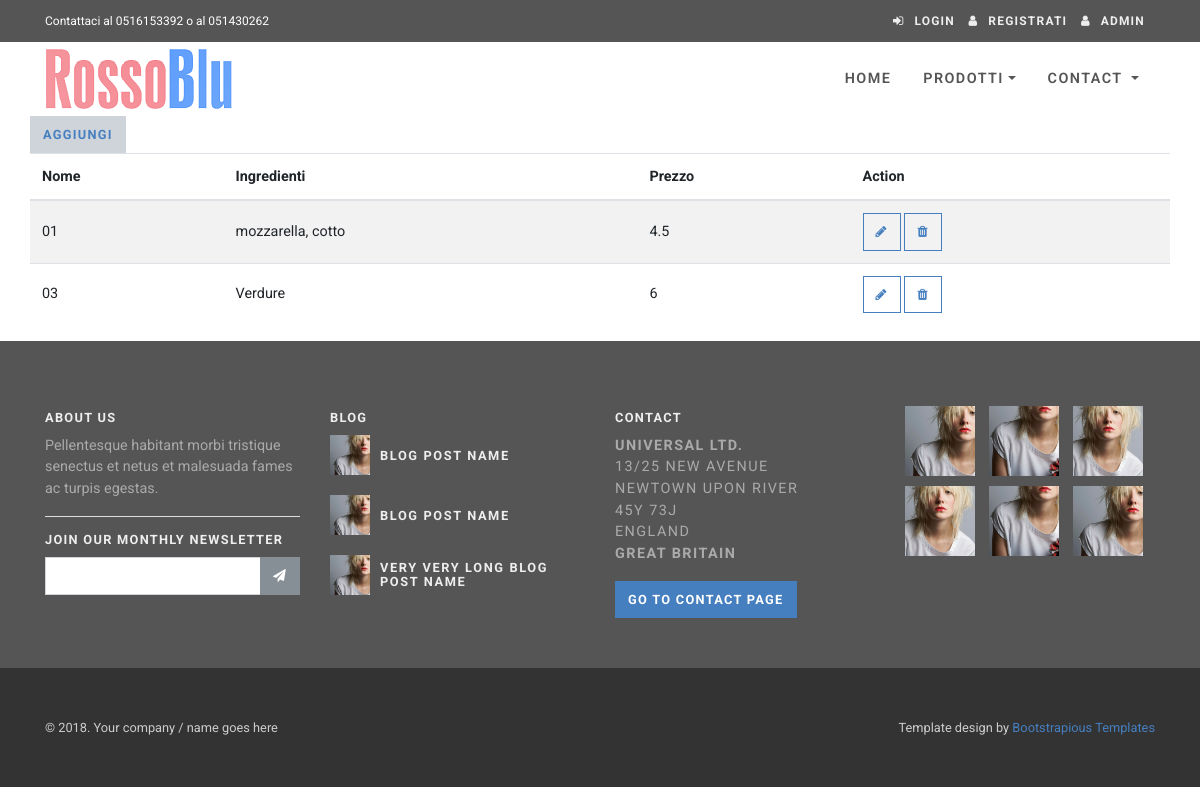
The page /admin/panini/index.php on the database its author committed.
### tables this page shows
CREATE TABLE IF NOT EXISTS `Panini` (
  `id` int(11) NOT NULL AUTO_INCREMENT,
  `nome_panino` varchar(255) NOT NULL,
  `ingredienti` varchar(1024) NOT NULL,
  `prezzo` float NOT NULL,
  PRIMARY KEY (`id`)
);

### models/db.php (called while the page is built, shortened)
<?php
class DB{
    private $dbHost     = "localhost";
    private $dbUsername = "username";
    private $dbPassword = "password";
    private $dbName     = "pizzeria";
    public function __construct(){
        if(!isset($this->db)){
            $conn = new mysqli($this->dbHost, $this->dbUsername, $this->dbPassword, $this->dbName);
            if($conn->connect_error){
                die("Failed to connect with MySQL: " . $conn->connect_error);
            }else{
                $this->db = $conn;
            }
        }
    }
    public function getRows($table,$conditions = array()){
        $sql = 'SELECT ';
        $sql .= array_key_exists("select",$conditions)?$conditions['select']:'*';
        $sql .= ' FROM '.$table;
        if(array_key_exists("order_by",$conditions)){
            $sql .= ' ORDER BY '.$conditions['order_by'];
        }
        $result = $this->db->query($sql);
        if(array_key_exists("return_type",$conditions) && $conditions['return_type'] != 'all'){
            switch($conditions['return_type']){
                case 'count':
                    $data = $result->num_rows;
                    break;
                case 'single':
                    $data = $result->fetch_assoc();
                    break;
                default:
                    $data = '';
            }
        }else{
            if($result->num_rows > 0){
                while($row = $result->fetch_assoc()){
                    $data[] = $row;
                }
            }
        }
        return !empty($data)?$data:false;
    }
}
?>

### admin/panini/index.php (the view, shortened to what this page needs)
<!DOCTYPE html>
<html lang="en">
    <?php
      $homedir = substr($_SERVER['SCRIPT_FILENAME'],0,-strlen($_SERVER['SCRIPT_NAME']) );
      include $homedir.'/pizzeria2/head.php';
      ?>
  <body>
<?php
require_once  $homedir.'/pizzeria2/models/db.php';
$db = new DB();
$panini = $db->getRows('Panini',array('order_by'=>'prezzo'));
?>
  <?php
  $homedir = substr($_SERVER['SCRIPT_FILENAME'],0,-strlen($_SERVER['SCRIPT_NAME']) );
  include $homedir.'/pizzeria2/header.php';
  ?>
  <body>
<div class="container" id="page-content">
    <div class="row">
        <a href="addEdit.php" class="btn btn-default">
            Aggiungi <span class="glyphicon glyphicon-plus" aria-hidden="true"></span>
        </a>
        <table class="table table-striped">
            <thead>
                <tr>
                    <th>Nome</th>
                    <th>Ingredienti</th>
                    <th>Prezzo</th>
                    <th>Action</th>
                </tr>
            </thead>
            <tbody id="userData">
                <?php if(!empty($panini)): $count = 0; foreach($panini as $panino): $count++; ?>
                <tr>
                    <td><?php echo $panino['nome_panino']; ?></td>
                    <td><?php echo $panino['ingredienti']; ?></td>
                    <td><?php echo $panino['prezzo']; ?></td>
                    <td>
                        <a href="addEdit.php?id=<?php echo $panino['id']; ?>" class="btn btn-template-outlined"><i class="fa fa-pencil"></i></a>
                        <a href="action.php?action_type=delete&id=<?php echo $panino['id']; ?>" onclick="return confirm('Sei sicuro di eliminare?')" class="btn btn-template-outlined" ><i class="fa fa-trash"></i></a>
                    </td>
                </tr>
                <?php endforeach; else: ?>
                <tr><td colspan="5">Nessun risultato</td></tr>
                <?php endif; ?>
            </tbody>
        </table>
    </div>
</div>
<?php include $homedir.'/pizzeria/footer.php';?>
  </body>
</html>

### css/style.blue.css (style rules this page uses)
a { -webkit-transition: all 0.3s !important; transition: all 0.3s !important; display: inline-block; }
table { font-size: 0.9rem; }
.btn { text-transform: uppercase; letter-spacing: 0.1em; }
.btn-template-outlined { background: none; border: 1px solid #467fbf !important; color: #467fbf; border-radius: 0 !important; text-decoration: none; }
table tr td { vertical-align: middle !important; }
.btn { font-weight: 700; border: 1px solid transparent; padding: 0.5rem 0.75rem; font-size: 0.8rem; line-height: 1.5; border-radius: 0; -webkit-transition: color 0.15s ease-in-out, background-color 0.15s ease-in-out, border-color 0.15s ease-in-out, -webkit-box-shadow 0.15s ease-in-out; transition: color 0.15s ease-in-out, background-color 0.15s ease-in-out, border-color 0.15s ease-in-out, -webkit-box-shadow 0.15s ease-in-out; transition: color 0.15s ease-in-out, background-color 0.15s ease-in-out, border-color 0.15s ease-in-out, box-shadow 0.15s ease-in-out; transition: color 0.15s ease-in-out, background-color 0.15s ease-in-out, border-color 0.15s ease-in-out, box-shadow 0.15s ease-in-out, -webkit-box-shadow 0.15s ease-in-out; }
.btn-default { color: color-yiq(#ced4da); background-color: #ced4da; border-color: #ced4da; }
body { font-family: "Roboto", Helvetica, Arial, sans-serif; font-size: 1rem; font-weight: 400; line-height: 1.5; color: #212529; background-color: #fff; }
a { color: #467fbf; text-decoration: none; }

### rows shown on the page
panini: nome_panino "01", ingredienti "mozzarella, cotto", prezzo "4.5"
panini: nome_panino "03", ingredienti "Verdure", prezzo "6"
